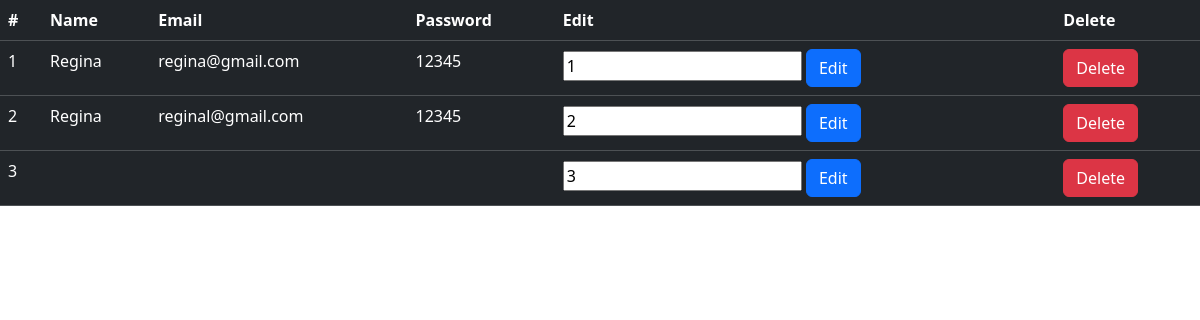
The page /posts.php on the database as committed earlier.
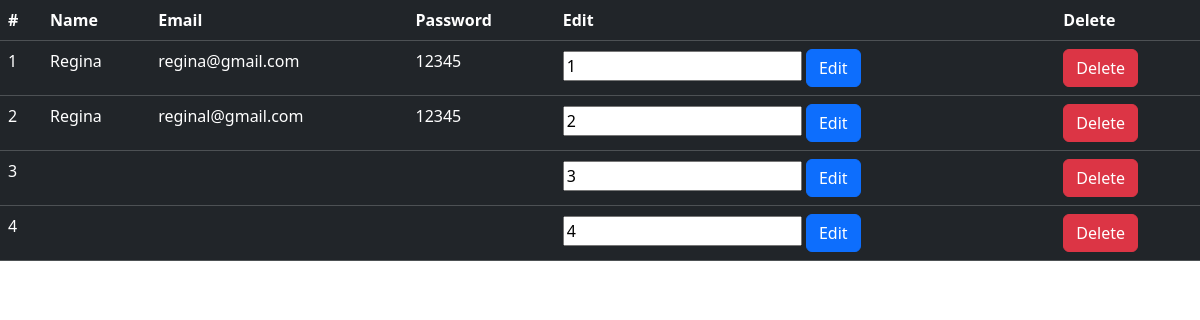
The same page on the database as committed later.
### tables this page shows
CREATE TABLE users 
(`id` INTEGER PRIMARY KEY,
`username` TEXT NOT NULL,
`email` TEXT NOT NULL UNIQUE,
`password` TEXT NOT NULL);

### posts.php (the view, shortened to what this page needs)
<!DOCTYPE html>
<html lang="en">
<head>
    <link href="https://cdn.jsdelivr.net/npm/bootstrap@5.3.7/dist/css/bootstrap.min.css" rel="stylesheet">
</head>
<body>
    <div class="tableHolder">
        <table class="table table-dark hover">
            <tr>
                <th>#</th>
                <th>Name</th>
                <th>Email</th>
                <th>Password</th>
                <th>Edit</th>
                <th>Delete</th>
            </tr>
            <?php
                $conn = GetConnection();
                $readData = $conn->query("SELECT * FROM `users`");
                $index = 1;
                while($data = $readData->fetchArray()):
                ?>
                    <tr>
                        <td><?= $index ++;  ?></td>
                        <td><?= htmlspecialchars($data['username']); ?></td>
                        <td> <?= htmlspecialchars($data['email']); ?></td>
                        <td> <?= htmlspecialchars($data['password']); ?> </td>
                        <td>
                            <form id="edit">
                                <input class="edit" type=""  id="editId" value="<?= $data['id']; ?>">
                                <button type="button" class="btn btn-primary text-capitalize" onclick="EditData(this)"
                                data-editId="<?= $data['id'];  ?>"
                                >edit</button>
                            </form>
                        </td>
                        <td>
                            <form id="delete">
                                <button class="btn btn-danger">Delete</button>
                            </form>
                        </td>
                    </tr>
                <?php endwhile; ?>
        </table>
    </div>
</body>
</html>

Rows that differ between the two databases and show on the page:
added users: id "4"
